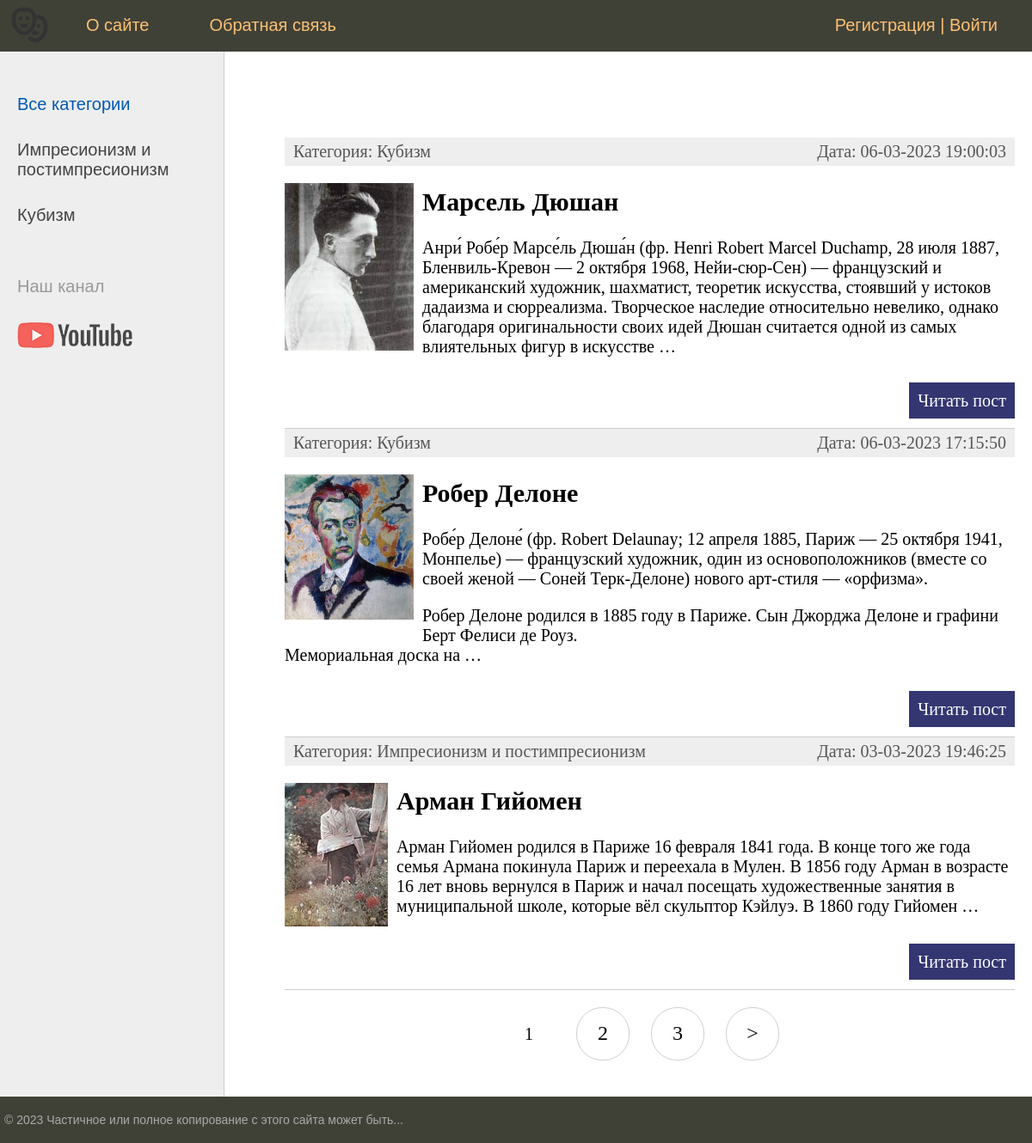
The page / on the database its author committed.
### artists/models.py (models this page shows, shortened)
class Category(models.Model):
    name = models.CharField(max_length=100, db_index=True, verbose_name="Категория")
    slug = models.SlugField(max_length=255, unique=True, db_index=True, verbose_name="URL")
    def __str__(self):
        return self.name
    def get_absolute_url(self):
        return reverse("category", kwargs={"cat_slug": self.slug})
    class Meta:
        verbose_name = "Категории"
        verbose_name_plural = "Категории"
        ordering = ["id"]

class Artists(models.Model):
    title = models.CharField(max_length=250, verbose_name="Заголовок")
    slug = models.SlugField(max_length=255, unique=True, db_index=True, verbose_name='URL')
    content = models.TextField(blank=True, verbose_name="Текст статьи")
    photo = models.ImageField(upload_to="photos/%Y/%m/%d/", verbose_name="Фото")
    time_create = models.DateTimeField(auto_now_add=True, verbose_name="Время создания")
    time_update = models.DateTimeField(auto_now=True, verbose_name="Время изменения")
    is_published = models.BooleanField(default=True, verbose_name="Публикация")
    cat = models.ForeignKey("Category", on_delete=models.PROTECT, verbose_name="Категории")
    def get_absolute_url(self):
        return reverse("post", kwargs={"post_slug": self.slug})
    class Meta:
        verbose_name = "Художники"
        verbose_name_plural = "Известные Художники"
        ordering = ["-time_create"]

### artists/views.py (the view)
# urls.py: path("", views.ArtistsHome.as_view(), name="home"),
class ArtistsHome(DataMixin, ListView):
    model = Artists
    template_name = "artists/index.html"
    context_object_name = "posts"
    def get_context_data(self, *, object_list=None, **kwargs):
        context = super().get_context_data(**kwargs)
        c_def = self.get_user_context(title="Главная страница")
        return dict(list(context.items()) + list(c_def.items()))
    def get_queryset(self):
        return Artists.objects.filter(is_published=True).select_related("cat")

### artists/utils.py (called while the page is built)
    def get_user_context(self, **kwargs):
        context = kwargs
        cats = Category.objects.annotate(Count('artists'))
        user_menu = menu.copy()
        if not self.request.user.is_authenticated:
            user_menu.pop(1)
        context['menu'] = user_menu
        context["cats"] = cats
        if "cat_selected" not in context:
            context["cat_selected"] = 0
        return context

### artists/templates/artists/index.html (shortened to what this page needs)
{% extends "artists/base.html" %}
{% block content %}
<ul class="list-articles">
    {% for p in posts %}
        <li><div class="article-panel">
    <p class="first">Категория: {{ p.cat }}</p>
    <p class="last">Дата: {{ p.time_update|date:"d-m-Y H:i:s" }}</p>
</div>
{% if p.photo %}
    <p><img class="img-article-left thumb" src="{{ p.photo.url }}"></p>
{% endif %}
            {% autoescape on %}
            <h2>{{ p.title }}</h2>
            <p>{{ p.content|linebreaks|truncatewords:50 }}</p>
            {% endautoescape %}
            <p class="link-read-post"><a href="{{ p.get_absolute_url }}">Читать пост</a></p>
        </li>
    {% endfor %}
</ul>
{% endblock content %}

### artists/templates/artists/base.html (shortened to what this page needs)
{% load static %}
{% load artists_tag %}
<!DOCTYPE html>
<html>
<head>
    <link rel='stylesheet' type='text/css' href='{% static "artists/css/styles.css" %}'>
</head>
<body>
<table class="table-page" border=0 cellpadding="0" cellspacing="0">
<tr><td valign="top">
{% block mainmenu %}
    <div class="header">
        <ul id="mainmenu" class="mainmenu">
        <li class="logo"><a href="{% url 'home' %}"><div class="logo"></div></a></li>
{% for m in menu %}
        <li><a href="{% url m.url_name %}">{{ m.title }}</a></li>
{% endfor %}
        {% if request.user.is_authenticated%}
        <li class="last">{{ user.username }} | <a href="{% url 'logout' %}">Выйти</a></li>
        {% else %}
        <li class="last"><a href="{% url 'register' %}">Регистрация</a> | <a href="{% url 'login' %}">Войти</a></li>
        {% endif %}
        </ul>
    </div>
{% endblock mainmenu %}
<table class="table-content" border=0 cellpadding="0" cellspacing="0">
<tr>
    <td valign="top" class="left-chapters">
    <ul id="leftchpters">
{% if cat_selected == 0 %}
        <li class="selected">Все категории</li>
{% else %}
        <li ><a href="{% url 'home' %}">Все категории</a></li>
{% endif %}
{% for c in cats %}
    {% if c.artists__count > 0 %}
        {% if c.pk == cat_selected %}
            <li class="selected">{{ c.name }}</li>
        {% else %}
            <li><a href="{{ c.get_absolute_url }}">{{ c.name }}</a></li>
        {% endif %}
    {% endif %}
{% endfor %}
        <li class="share">
            <p>Наш канал</p>
            <a class="share-yt" href="#"></a>
        </li>
    </ul>
</td>
<td valign="top" class="content">
    <div class="content-text">
{% block content %}
{% endblock content %}
{% if page_obj.has_other_pages %}
<nav class="list-pages">
    <ul>
        {% for p in paginator.page_range %}
            {% if page_obj.number == p %}
                <li class="page-num page-num-selected">{{ p }}</li>
            {% elif p >= page_obj.number|add:-2 and p <= page_obj.number|add:2 %}
                <li class="page-num">
                <a href="?page={{ p }}">{{ p }}</a>
            </li>
            {% endif %}
        {% endfor %}
    {% if page_obj.has_next %}
    <li class="page-num">
        <a href="?page={{ page_obj.next_page_number }}">&gt;</a>
    </li>
    {% endif %}
    </ul>
</nav>
{% endif %}
    </div>
</td></tr></table>
</td></tr>
<tr><td valign=top>
    <div id="footer">
        <p>&copy; 2023 Частичное или полное копирование с этого сайта может быть...</p>
    </div>
</td></tr></table>
</body>
</html>

### artists/static/artists/css/styles.css (style rules this page uses)
html, body { font-family: 'Arial'; margin: 0; padding: 0; height: 100%; width: 100%; color: #444; }
a { color: #0059b2; text-decoration: none; }
img { max-width: 600px; height: auto; }
img.img-article-left { max-width: 300px; height: auto; float: left; padding: 0 10px 10px 0; }
img.img-article-left.thumb { max-width: 150px; height: auto; }
p.link-read-post { text-align: right; }
p.link-read-post a { padding: 10px; min-width: 100px; background: #333671; color: #fff; text-decoration: none; }
div.article-panel { background: #eee; padding: 5px 10px 5px 10px; box-sizing: border-box; overflow: hidden; color: #555; }
div.article-panel p.first { margin: 0; float: left; }
div.article-panel p.last { margin: 0; float: right; }
ul.list-articles { list-style: none; margin: 0; padding: 0; }
ul.list-articles li { border-bottom: 1px solid #ccc; }
.table-page { width: 100%; height: 100%; vertical-align: top; }
.table-page tr { height: 100%; }
.header { background: #3F4137; height: 60px; }
.logo { background: url('../images/logo.png') no-repeat 10px 5px; width: 70px; height: 60px; }
ul.mainmenu { list-style: none; margin: 0; padding: 0; height: 60px; color: #fdc073; font-size: 20px; overflow: hidden; }
ul.mainmenu li { float: left; margin: 18px 40px 0 30px; }
ul.mainmenu li.logo { margin: 0; }
ul.mainmenu li.last { float: right; }
ul.mainmenu li a { color: #fdc073; text-decoration: none; }
.table-content { width: 100%; min-height: 100%; height: 100%; }
.left-chapters { margin: 0; background: #eee; border-right: 1px solid #ccc; min-height: 100%; }
.left-chapters ul { width: 230px; min-height: 100%; margin: 0; padding: 20px 10px 10px 20px; list-style: none; font-size: 20px; }
.left-chapters ul li { margin: 30px 0 0 0; color: #999; }
.left-chapters ul li.selected { color: #0059b2; }
.left-chapters ul li a { color: #444; text-decoration: none; }
.left-chapters ul li.share { margin: 60px 0 0 0; }
.left-chapters ul li.share p { margin: 30px 0 30px 0; }
.left-chapters ul li.share a { display: inline-block; width: 40px; height: 40px; margin: 0 20px 0 0; }
.left-chapters ul li.share a.share-yt { width: 100%; height: 30px; background: url('../images/share_yt.png') no-repeat 0 0 }
.content { padding: 40px 20px 20px 40px; width: 100%; box-sizing: border-box; }
.content-text { margin: 60px 0 0 30px; color: #000; font-size: 20px; font-family: Yandex Sans Display Light; }
#footer { box-sizing: border-box; background: #3F4137; padding: 5px; color: #aaa; font-size: 14px; font-family: Verdana, Geneva, Arial, Helvetica; text-align: left; overflow: hidden; }
.list-pages { text-align: center; margin: 0 0 20px 0; }
.list-pages ul { margin: 20px 0 0 0; padding: 0; list-style: none; }
.list-pages ul li { display: inline-block; margin: 0 20px 0 0; }
.list-pages a { color: #000; font-size: 24px; text-decoration: none; }
.list-pages .page-num, .page-num-selected { display: inline-block; width: 60px; height: 44px; padding: 16px 0 0 0; border: 1px solid #d0d0d0; border-radius: 30px; }
.list-pages .page-num-selected { border: none; color: #000; font-size: 20px; }

### rows shown on the page
Category: name "Импресионизм и постимпресионизм"
Category: name "Кубизм"
Artists: cat "Кубизм", time_update "06-03-2023 19:00:03", photo (picture), title "Марсель Дюшан", content "Анри́ Робе́р Марсе́ль Дюша́н (фр. Henri Robert Marcel Duchamp, 28 июля 1887, Бленвиль-Кревон — 2 октября 1968, Нейи-сюр-Сен) — французский и американский художник, шахматист, теоретик искусства, стоявший у истоков дадаизма и сюрреализма. Творческое наследие относительно невелико, однако благодаря оригинальности своих идей Дюшан считается одной из самых влиятельных фигур в искусстве …"
Artists: cat "Кубизм", time_update "06-03-2023 17:15:50", photo (picture), title "Робер Делоне", content "Робе́р Делоне́ (фр. Robert Delaunay; 12 апреля 1885, Париж — 25 октября 1941, Монпелье) — французский художник, один из основоположников (вместе со своей женой — Соней Терк-Делоне) нового арт-стиля — «орфизма». Робер Делоне родился в 1885 году в Париже. Cын Джорджа Делоне и графини Берт Фелиси де Роуз. Мемориальная доска на …"
Artists: cat "Импресионизм и постимпресионизм", time_update "03-03-2023 19:46:25", photo (picture), title "Арман Гийомен", content "Арман Гийомен родился в Париже 16 февраля 1841 года. В конце того же года семья Армана покинула Париж и переехала в Мулен. В 1856 году Арман в возрасте 16 лет вновь вернулся в Париж и начал посещать художественные занятия в муниципальной школе, которые вёл скульптор Кэйлуэ. В 1860 году Гийомен …"

### other values the page prints
{{ m.title }} "О сайте" "Обратная связь"
{{ p }} "1"
{{ p }} "2" "3"
